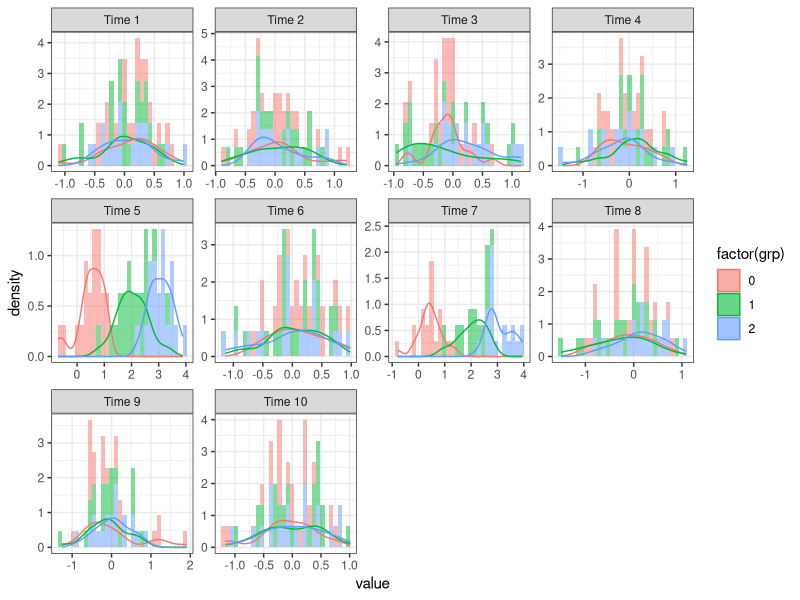

This chart was generated by the following R code:
## ---- chunk 1
knitr::opts_chunk$set(echo = TRUE)

## ---- chunk 2
set.seed(1)
grp=rep(c(0,1,2),each=20)
grp.matrix <- model.matrix(~factor(grp))
True_beta <- c(0.5,1.5,2.5)
time=1:10

Y <- matrix(NA, nrow=60, ncol=length(time))
for(i in 1:length(time)){
  if (i==5|i ==7){
    Y[,i] = rnorm(60, mean=grp.matrix %*% True_beta, sd=0.5)
  }else{Y[,i] = rnorm(60, mean=0, sd=0.5)}
}

colnames(Y) <- paste("Time", 1:10)

dat <- data.frame(grp, Y) |> tidyr::pivot_longer(cols=Time.1:Time.10) 
dat$name <- factor(dat$name, levels=paste("Time.", 1:10, sep=""), labels=paste("Time", 1:10))


ggplot2::ggplot(dat, ggplot2::aes(x=value))+
  ggplot2::geom_histogram(ggplot2::aes(y=ggplot2::after_stat(density),  fill=factor(grp)), alpha=0.5)+
  ggplot2::geom_density(ggplot2::aes(y=ggplot2::after_stat(density),  col=factor(grp)), alpha=.2) +
  ggplot2::facet_wrap(.~name, scale="free")+
  ggplot2::theme_bw()
## ---- chunk 3

Sim.Func <- function(i, True_beta=NULL){
   grp=rep(c(0,1,2),each=20)
   grp.matrix <- model.matrix(~factor(grp))
   if(is.null(True_beta)){True_beta <- c(0.5,1.5,2.5)}
   time=1:10
   
   Y <- matrix(NA, nrow=60, ncol=length(time))
   for(i in 1:length(time)){
  if (i==5|i ==7){
    Y[,i] = rnorm(60, mean=grp.matrix %*% True_beta, sd=0.5)
  }else{Y[,i] = rnorm(60, mean=0, sd=0.5)}
   }
   out <- SPMBayes(Y,group=grp, time, threshold=0.95, Q.threshold=0.05, Hypothesis="alt")
   
   list(PPH1=summary(out)$PPH1, QH1=summary(out)$QH1)
}


